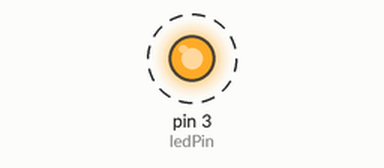
The sketch below on a simulated Arduino Uno, built with avr-gcc and run on an emulated ATmega328P. On the bench: output pins drawn as LEDs (lit = HIGH). Dashed ring = blinking.

Above: at 0.1 s.
Timing chart, 0 to 3.0 s (numbered marks = the images above):
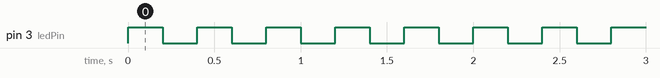

The sketch:

sketch_aug13a.ino
```cpp
int ledPin = 3;

void setup() {
  // put your setup code here, to run once:

  pinMode(ledPin, OUTPUT); // Defines PIN with connected LED as
  // output

}

void loop() {
  // put your main code here, to run repeatedly:

  digitalWrite(ledPin, HIGH); // turns on LED
  delay(200); // waits a second
  digitalWrite(ledPin, LOW); // turns off LED
  delay(200); // waits a second

}
```

Measured:
- by itself, pin 3 (ledPin): alternates HIGH for 0.20 s and LOW for 0.20 s
